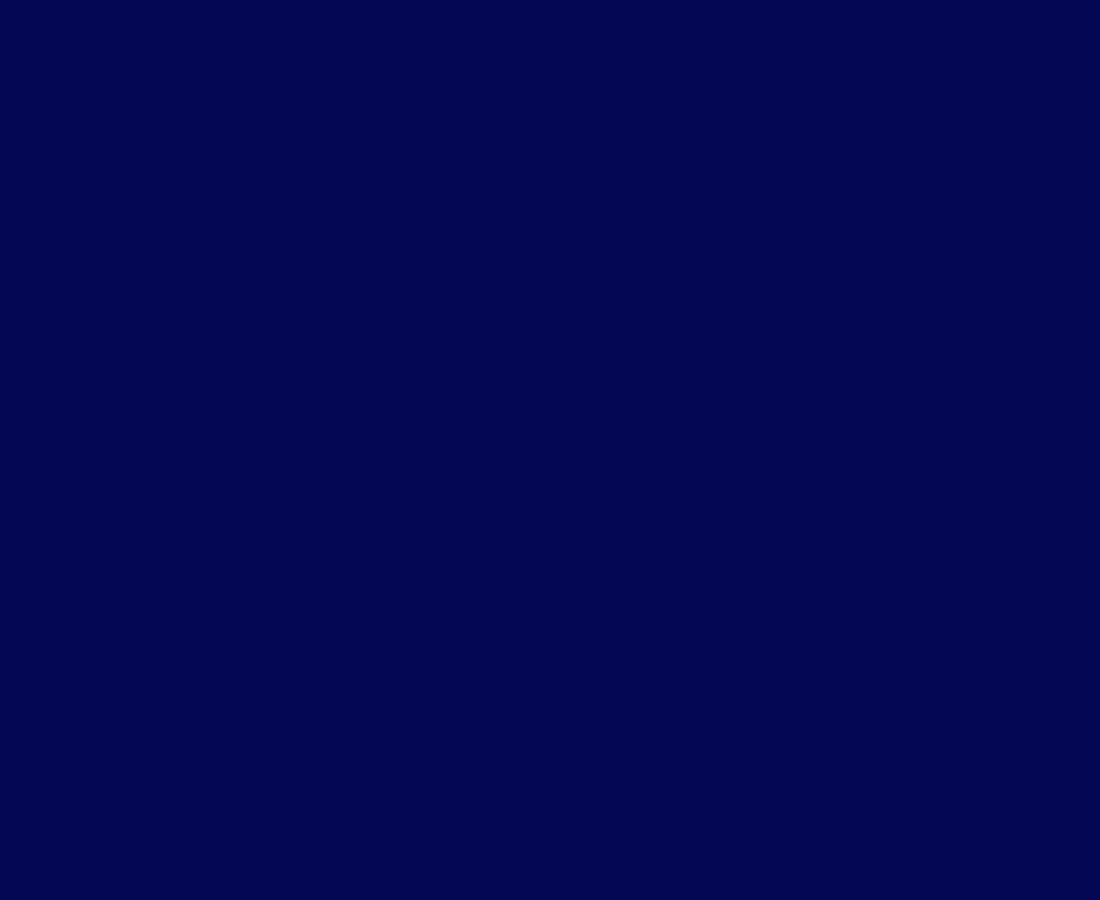
Frame 1 (no input)
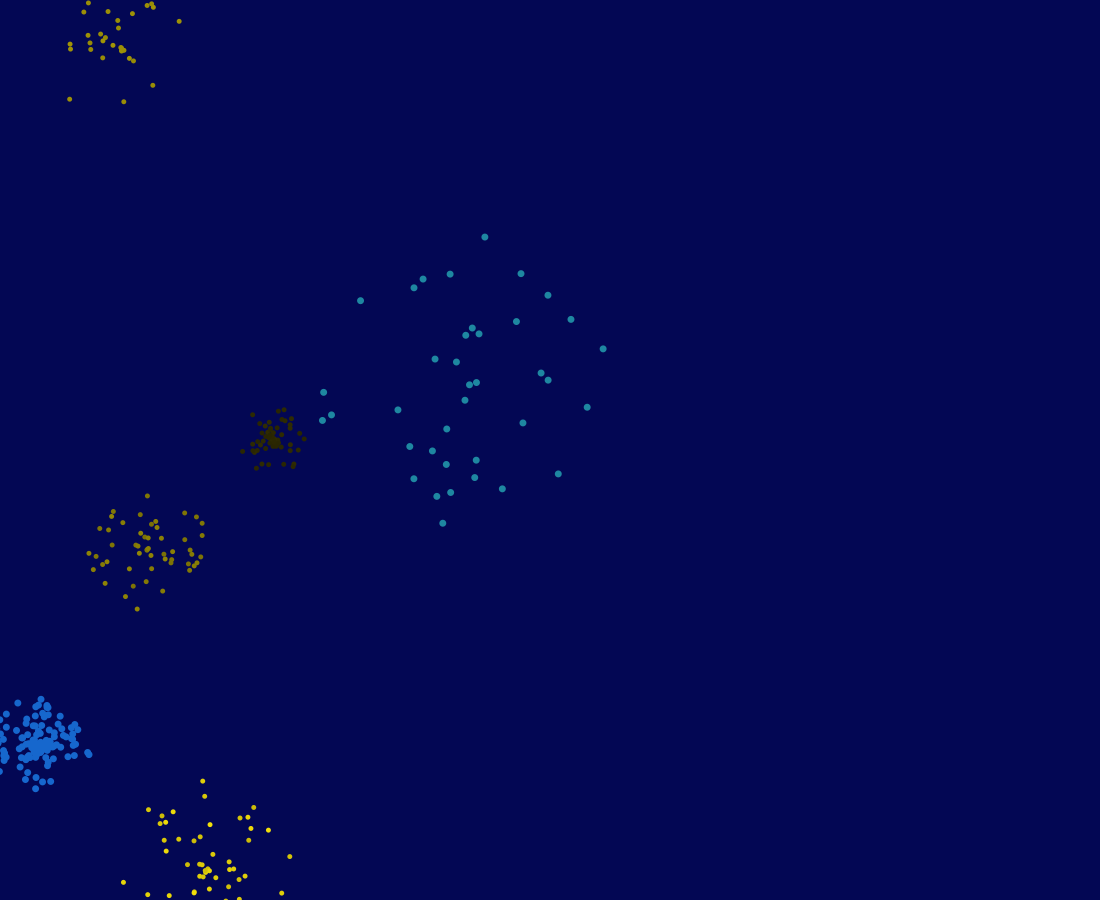
Frame 60 (the mouse pressed at the canvas centre just before this capture)
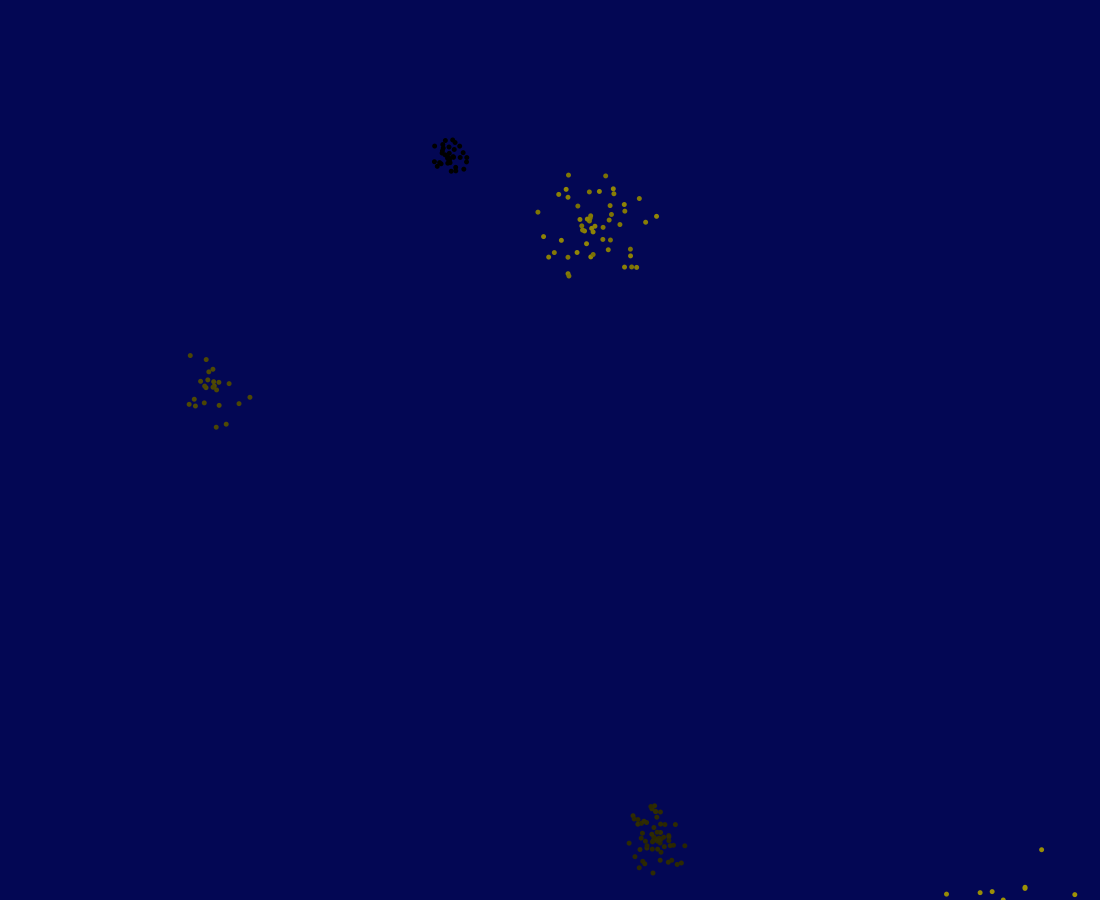
Frame 120 (the mouse held since frame 60 and released just before this capture)

The Processing sketch that drew these frames (run headless with seeded random() and noise(); from frame 60 on, the mouse is pressed at the canvas centre):

// Processing sketch: a772022
// ── a772022.pde
import java.util.*;
ArrayList<Firework> fireworks;
final PVector GRAVITY = new PVector(0, 0.3);

void setup() {
  size(1100,900);
  background(3, 7, 84);
  
  fireworks = new ArrayList<Firework>();
}

void draw() {
  background(3, 7, 84);
  if (frameCount % 10 == 0) {
  //if (frameCount == 10) {
    float x = (int)(Math.random()*1100);
    float y = (int)(Math.random()*900);
    
    int type = (int)(Math.random()*2);           ///increase types here
    //int type = 1;
    PVector pos = new PVector(x,y);
    fireworks.add(new Firework(type,pos));
  }
  
  for (int i = fireworks.size()-1; i >= 0; i--) {
    fireworks.get(i).display();
  }
}

// ── Firework.pde
public class Firework {
  int type;
  PVector pos;
  ArrayList<Particle> particles;
  color col;

  public Firework (int type, PVector pos) {
    this.type = type;
    this.pos = pos;
    col = color((int)(Math.random()*256), (int)(Math.random()*256), (int)(Math.random()*256));

    particles = new ArrayList<Particle>();
    if (type == 0) {
      int n = (int)(Math.random()*20+100);
      for (int i = 0; i < n; i++) {
        PVector offset = PVector.random2D();
        offset.mult((float)(Math.random()*50));
        PVector newpos = PVector.add(pos, offset);

        //offset.normalize();
        offset.mult(0.1);
        particles.add(new Particle(type, newpos, offset, (int)(Math.random()*15+10), this, col));
      }
    } else if (type == 1) {
      int n = (int)(Math.random()*20+80);
      for (int i = 0; i < n; i++) {
        PVector offset = PVector.random2D();
        offset.mult((float)(Math.random()*20));
        PVector newpos = PVector.add(pos, offset);

        //offset.normalize();
        offset.mult(0.07);
        particles.add(new Particle(type, newpos, offset, (int)(Math.random()*15+50), this, color(242, 223, 10)));
      }
    }
  }

  public void display() {
    for (int i = particles.size()-1; i >= 0; i--) {
      //println(particles.size());
      //println(i);
      particles.get(i).display();
    }
  }
}

// ── Particle.pde
public class Particle {
  int type;
  PVector pos;
  PVector vel;
  int life;
  Firework parent;
  color col;
  float maxLife;

  public Particle(int type, PVector pos, PVector vel, int life, Firework parent, color col) {
    this.type = type;
    this.pos = pos;
    this.vel = vel;
    this.life = life;
    this.parent = parent;
    this.col = col;
    maxLife = life;
    //println(this.pos);
  }

  public void display() {
    if (life == 0) {
      parent.particles.remove(this);
    }
    switch (type) {
    case 0:
      //println(this.pos);
      noStroke();
      fill(col);
      ellipse(this.pos.x, this.pos.y, 7, 7);
      pos.add(vel);
      vel.add(GRAVITY);
      life--;
      break;

    case 1:
      if ((life / 10) % 2 == 0) {
        noStroke();
        fill(color(242.0/maxLife * (maxLife-life), 223.0/maxLife * (maxLife-life), 10.0/maxLife * (maxLife-life)));
        ellipse(this.pos.x, this.pos.y, 5, 5);
      }
      pos.add(vel);
      vel.add(PVector.mult(GRAVITY,0.2));
      life--;
      break;
    }
  }
}
